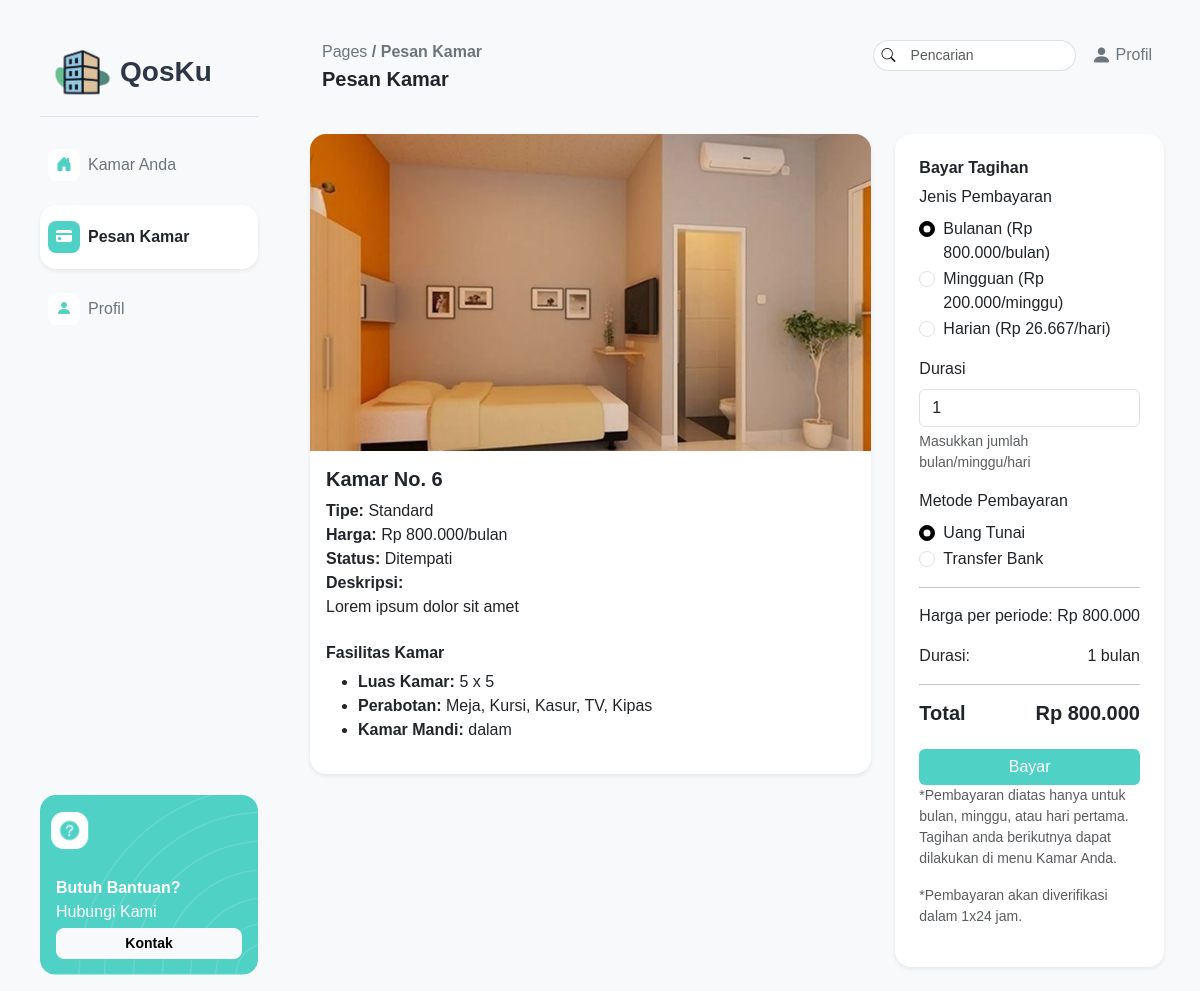
Screenshot of /pages/pelanggan/pesankamar.php?idKamar=9 (signed in) with the database file from the repository.
### tables this page shows
CREATE TABLE `kamar_kos` (
  `idKamar` int(11) NOT NULL,
  `nomorKamar` int(11) NOT NULL,
  `tipeKamar` varchar(255) NOT NULL,
  `harga` int(11) NOT NULL,
  `statusKetersediaan` enum('Tersedia','Ditempati','Dalam Perbaikan') NOT NULL DEFAULT 'Tersedia',
  `deskripsi` varchar(255) NOT NULL,
  `gambar` varchar(255) NOT NULL
);

CREATE TABLE `fasilitas` (
  `idFasilitas` int(11) NOT NULL,
  `luasKamar` varchar(255) NOT NULL,
  `perabotan` varchar(255) NOT NULL,
  `kamarMandi` varchar(255) NOT NULL,
  `idKamar` int(11) DEFAULT NULL
);

### pages/pelanggan/pesankamar.php (the view, shortened to what this page needs)
<?php
require "../../php/connect.php";
$idKamar = intval($_GET['idKamar']);
$roomQuery = "SELECT * FROM kamar_kos WHERE idKamar = $idKamar";
$roomResult = $connect->query($roomQuery);
$room = $roomResult->fetch_assoc();
$dailyPrice = ceil($room['harga'] / 30);
$weeklyPrice = ceil($room['harga'] / 4);
$monthlyPrice = $room['harga'];
$facilitiesQuery = "SELECT * FROM fasilitas WHERE idKamar = $idKamar";
$facilitiesResult = $connect->query($facilitiesQuery);
$facilities = $facilitiesResult->fetch_assoc();
?>
<!DOCTYPE html>
<html lang="en">
<head>
    <link href="https://cdn.jsdelivr.net/npm/bootstrap@5.3.6/dist/css/bootstrap.min.css" rel="stylesheet">
    <link rel="stylesheet" href="../../assets/css/style.css">
    <link rel="stylesheet" href="https://cdn.jsdelivr.net/npm/bootstrap-icons@1.13.1/font/bootstrap-icons.min.css">
</head>
<body class="bg-light">
    <div class="d-flex min-vh-100 ms-4 me-4">
        <?php include '../../layout/pelangganNavbar.php'; ?>
        <div class="flex-grow-1">
            <?php include '../../layout/pelangganHeader.php'; ?>
            <div class="container-fluid pt-4">
                <div class="row mb-4">
                    <div class="col-md-8">
                        <div class="card shadow-sm border-0 rounded-4">
                            <img src="../../assets/img/<?= htmlspecialchars($room['gambar']) ?>" class="card-img-top rounded-top-4" alt="Kamar <?= htmlspecialchars($room['nomorKamar']) ?>">
                            <div class="card-body">
                                <h5 class="card-title fw-bold">Kamar No. <?= htmlspecialchars($room['nomorKamar']) ?></h5>
                                <p class="card-text">
                                    <strong>Tipe:</strong> <?= htmlspecialchars($room['tipeKamar']) ?><br>
                                    <strong>Harga:</strong> Rp <?= number_format($room['harga'], 0, ',', '.') ?>/bulan<br>
                                    <strong>Status:</strong> <?= htmlspecialchars($room['statusKetersediaan']) ?><br>
                                    <strong>Deskripsi:</strong><br> <?= nl2br(htmlspecialchars($room['deskripsi'])) ?>
                                </p>
                                <?php if ($facilities): ?>
                                    <h6 class="fw-bold mt-4">Fasilitas Kamar</h6>
                                    <ul>
                                        <li><strong>Luas Kamar:</strong> <?= htmlspecialchars($facilities['luasKamar']) ?></li>
                                        <li><strong>Perabotan:</strong> <?= htmlspecialchars($facilities['perabotan']) ?></li>
                                        <li><strong>Kamar Mandi:</strong> <?= htmlspecialchars($facilities['kamarMandi']) ?></li>
                                    </ul>
                                <?php endif; ?>
                            </div>
                        </div>
                    </div>
                    <div class="col-md-4">
                        <div class="card shadow-sm border-0 rounded-4 p-4 h-100 d-flex flex-column">
                            <h6 class="fw-bold">Bayar Tagihan</h6>
                            <form id="paymentForm" method="POST" enctype="multipart/form-data">
                                <div class="mb-3">
                                    <label class="form-label">Jenis Pembayaran</label>
                                    <div class="form-check">
                                        <input class="form-check-input" type="radio" name="payment_type" id="monthly" value="monthly" checked>
                                        <label class="form-check-label" for="monthly">Bulanan (Rp <?= number_format($monthlyPrice, 0, ',', '.') ?>/bulan)</label>
                                    </div>
                                    <div class="form-check">
                                        <input class="form-check-input" type="radio" name="payment_type" id="weekly" value="weekly">
                                        <label class="form-check-label" for="weekly">Mingguan (Rp <?= number_format($weeklyPrice, 0, ',', '.') ?>/minggu)</label>
                                    </div>
                                    <div class="form-check mb-3">
                                        <input class="form-check-input" type="radio" name="payment_type" id="daily" value="daily">
                                        <label class="form-check-label" for="daily">Harian (Rp <?= number_format($dailyPrice, 0, ',', '.') ?>/hari)</label>
                                    </div>
                                </div>
                                <div class="mb-3">
                                    <label for="duration" class="form-label">Durasi</label>
                                    <input type="number" class="form-control" id="duration" name="duration" min="1" value="1">
                                    <div class="form-text">Masukkan jumlah bulan/minggu/hari</div>
                                </div>
                                <div class="mb-3">
                                    <label class="form-label">Metode Pembayaran</label>
                                    <div class="form-check">
                                        <input class="form-check-input" type="radio" name="payment_method" id="cash" value="cash" checked>
                                        <label class="form-check-label" for="cash">Uang Tunai</label>
                                    </div>
                                    <div class="form-check">
                                        <input class="form-check-input" type="radio" name="payment_method" id="transfer" value="transfer">
                                        <label class="form-check-label" for="transfer">Transfer Bank</label>
                                    </div>
                                </div>
                                <hr>
                                <p>Harga per periode: <span id="pricePerPeriod" class="float-end">Rp <?= number_format($monthlyPrice, 0, ',', '.') ?></span></p>
                                <p>Durasi: <span id="durationDisplay" class="float-end">1 bulan</span></p>
                                <hr>
                                <h5 class="fw-bold">Total <span id="totalAmount" class="float-end">Rp <?= number_format($monthlyPrice, 0, ',', '.') ?></span></h5>
                                <button type="submit" name="submit_payment" class="btn btn-primary w-100 mt-3" style="background-color: #4FD1C5; border: none;">Bayar</button>
                                <p class="mt-auto small text-muted">*Pembayaran diatas hanya untuk bulan, minggu, atau hari pertama. Tagihan anda berikutnya dapat dilakukan di menu Kamar Anda.</p>
                                <p class="mt-auto small text-muted">*Pembayaran akan diverifikasi dalam 1x24 jam.</p>
                            </form>
                        </div>
                    </div>
                </div>
            </div>
        </div>
    </div>
</body>
</html>

### assets/css/style.css (style rules this page uses)
body { font-family: Helvetica, Arial, sans-serif; }
.form-check-input:checked { background-color: #000; border-color: #000; }

### rows the page displays
kamar_kos: gambar (picture), nomorKamar "6", tipeKamar "Standard", harga "800.000", statusKetersediaan "Ditempati", deskripsi "Lorem ipsum dolor sit amet", harga "200.000", harga "26.667"
fasilitas: luasKamar "5 x 5", perabotan "Meja, Kursi, Kasur, TV, Kipas", kamarMandi "dalam"

### other values shown
$page_titles[$current_page] "Pesan Kamar"
